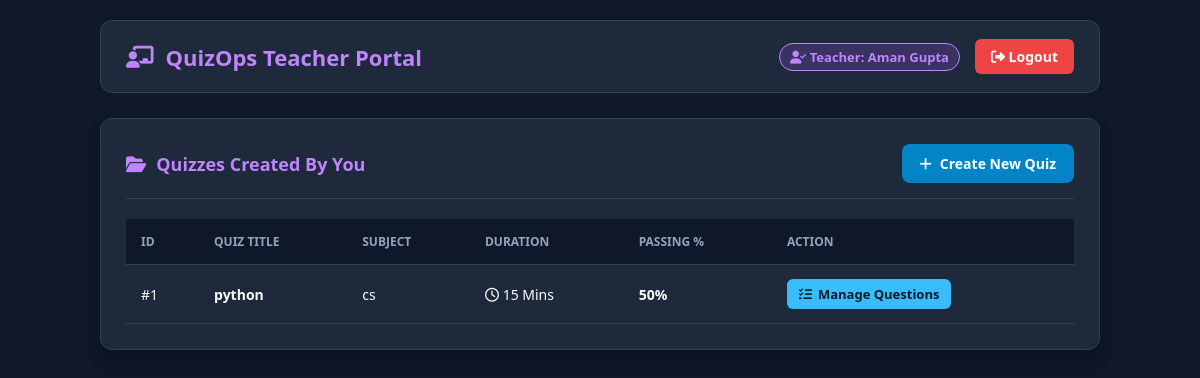
The app's page /teacher/dashboard (signed in) with its own data.
### tables this page shows
CREATE TABLE quizzes (
            id INTEGER PRIMARY KEY AUTOINCREMENT,
            title TEXT NOT NULL,
            description TEXT,
            subject TEXT,
            duration INTEGER NOT NULL,
            pass_percentage INTEGER NOT NULL,
            created_by INTEGER,
            FOREIGN KEY (created_by) REFERENCES users (id)
        );

### app.py (the view)
@app.route('/teacher/dashboard')
def teacher_dashboard():
    if session.get('role') != 'Teacher':
        return redirect(url_for('login'))
    db = get_db()
    db.execute('SELECT * FROM quizzes WHERE created_by = ?', (session['user_id'],))
    quizzes = db.fetchall()
    db.close()
    return render_template('teacher_dashboard.html', quizzes=quizzes)

### app.py (called while the page is built)
def get_db():
    return DBConnection()

    def execute(self, query, params=()):
        if self.is_postgres:
            query = query.replace('?', '%s')
            query = query.replace('AUTOINCREMENT', '')
        self.cursor.execute(query, params)
        return self.cursor

    def fetchall(self):
        return self.cursor.fetchall()

    def close(self):
        self.cursor.close()
        self.conn.close()

### templates/teacher_dashboard.html (shortened to what this page needs)
<!DOCTYPE html>
<html lang="en">
<head>
    <link rel="stylesheet" href="https://cdnjs.cloudflare.com/ajax/libs/font-awesome/6.4.0/css/all.min.css">
</head>
<body>
    <div class="container">
        <div class="navbar">
            <div class="brand">
                <i class="fa-solid fa-chalkboard-user"></i> QuizOps Teacher Portal
            </div>
            <div class="user-info">
                <span class="badge-teacher"><i class="fa-solid fa-user-check"></i> Teacher: {{ session['username'] }}</span>
                <a href="/logout" class="btn-logout"><i class="fa-solid fa-right-from-bracket"></i> Logout</a>
            </div>
        </div>
        <div class="card">
            <div class="card-header">
                <div class="card-title">
                    <i class="fa-solid fa-folder-open"></i> Quizzes Created By You
                </div>
                <a href="/create_quiz" class="btn-create">
                    <i class="fa-solid fa-plus"></i> Create New Quiz
                </a>
            </div>
            <table>
                <thead>
                    <tr>
                        <th>ID</th>
                        <th>Quiz Title</th>
                        <th>Subject</th>
                        <th>Duration</th>
                        <th>Passing %</th>
                        <th>Action</th>
                    </tr>
                </thead>
                <tbody>
                    {% for q in quizzes %}
                    <tr>
                        <td>#{{ q.id }}</td>
                        <td><b>{{ q.title }}</b></td>
                        <td>{{ q.subject }}</td>
                        <td><i class="fa-regular fa-clock"></i> {{ q.duration }} Mins</td>
                        <td><b>{{ q.pass_percentage }}%</b></td>
                        <td>
                            <a href="/add_questions/{{ q.id }}" class="btn-manage">
                                <i class="fa-solid fa-list-check"></i> Manage Questions
                            </a>
                        </td>
                    </tr>
                    {% endfor %}
                </tbody>
            </table>
        </div>
    </div>
</body>
</html>

### templates/teacher_dashboard.html (style rules this page uses)
* { box-sizing: border-box; margin: 0; padding: 0; }
body { background-color: #0f172a; color: #f8fafc; font-family: 'Segoe UI', Tahoma, Geneva, Verdana, sans-serif; padding: 20px; }
.container { max-width: 1000px; margin: 0 auto; }
.navbar { display: flex; justify-content: space-between; align-items: center; background: #1e293b; padding: 18px 25px; border-radius: 12px; border: 1px solid #334155; margin-bottom: 25px; }
.brand { display: flex; align-items: center; gap: 12px; font-size: 22px; font-weight: 700; color: #c084fc; }
.user-info { display: flex; align-items: center; gap: 15px; }
.badge-teacher { background: rgba(168, 85, 247, 0.2); color: #c084fc; border: 1px solid #c084fc; padding: 4px 10px; border-radius: 20px; font-size: 13px; font-weight: 600; }
.btn-logout { color: #f8fafc; background: #ef4444; padding: 8px 16px; border-radius: 6px; text-decoration: none; font-weight: 600; font-size: 14px; }
.card { background: #1e293b; border: 1px solid #334155; border-radius: 12px; padding: 25px; margin-bottom: 25px; box-shadow: 0 10px 15px -3px rgba(0, 0, 0, 0.3); }
.card-header { display: flex; justify-content: space-between; align-items: center; border-bottom: 1px solid #334155; padding-bottom: 15px; margin-bottom: 20px; }
.card-title { font-size: 18px; font-weight: 700; color: #c084fc; display: flex; align-items: center; gap: 10px; }
.btn-create { background: #0284c7; color: #fff; padding: 10px 18px; border-radius: 8px; text-decoration: none; font-weight: 700; font-size: 14px; display: inline-flex; align-items: center; gap: 8px; }
table { width: 100%; border-collapse: collapse; }
th, td { padding: 14px 15px; text-align: left; border-bottom: 1px solid #334155; font-size: 14px; }
th { background: #0f172a; color: #94a3b8; font-size: 12px; text-transform: uppercase; }
.btn-manage { background: #38bdf8; color: #0f172a; padding: 6px 12px; border-radius: 6px; text-decoration: none; font-weight: 700; font-size: 13px; display: inline-flex; align-items: center; gap: 6px; }

### records on screen
quizzes: id "1", title "python", subject "cs", duration "15", pass_percentage "50"

### other values on screen
{{ session['username'] }} "Aman Gupta"
